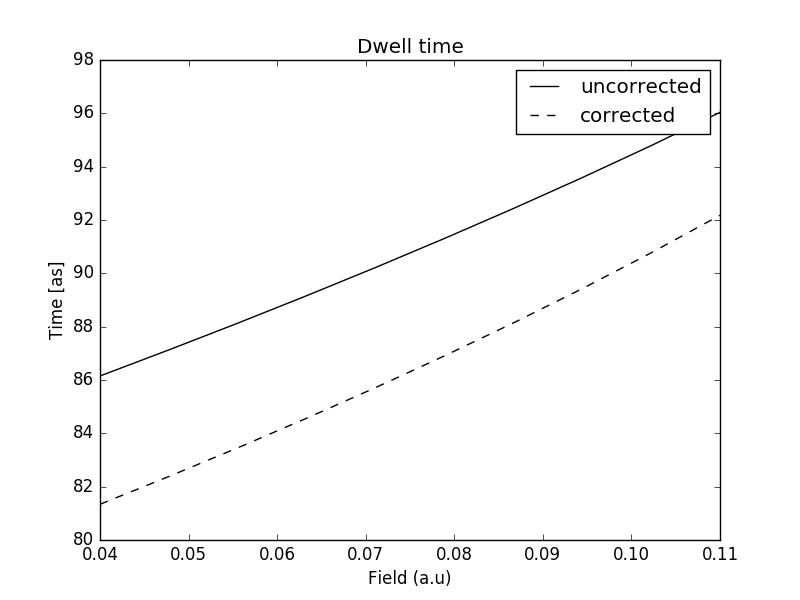

Reproduce this figure in Python.
import numpy as np
import matplotlib.pyplot as plt
from scipy.optimize import brentq
from scipy.integrate import quad, dblquad



alphaI=0.28125
alphaN=1.38
m=0
Io=0.904
B=0.51/2

mu=1 #a.u.
hbar=1 #a.u.
Z=2

Factor=24.18884 #time[as]/a.u.



def I(F):
    
    return Io + ((alphaN-alphaI)*F**2)/(2)

def potential(n):
    
    b2=(Z-1)-(1+m)*np.sqrt(I(F)/2)
    
    t1= b2/(2*n)
    
    t2= n*F/8
    
    t3= (m**2-1)/(8*pow(n,2))
    
    t4=  (alphaI*F/n**2) * np.exp(-3/n)
    
    
    return -t1 - t2 + t3 + t4  +I(F)/4.0


def potential_schro(n):
    
    ro=1/(2*Z)
    
    b2=(Z-1)-(1+m)*np.sqrt(I(F)/2)
    
    t1= b2/(2*n)
    
    t2= n*F/8
    
    t3= (m**2-1)/(8*n**2)
    
    t4=   (alphaI*F/n**2) * np.exp(-3/n)
    
    t5= (1/n +1/(4*ro))*np.exp(-n/(2*ro))
    
    
    return -t1 - t2 + t3 + t4 - t5 +I(F)/4.0

def kappa_C(n):

    return np.sqrt(2*mu*potential_schro(n))/hbar

def kappa(n):
    
    return np.sqrt(2*mu*potential(n))/hbar

def k():
    return np.sqrt(2*mu*I(F)/4)/hbar



'''
-----------------------------FINDING THE TURNING POINTS-----------------------------
'''

#f=np.linspace(0.1,0.8,15)
f=np.linspace(0.04,0.11,10)

Turning_C=[]#Turning points of corrected function
Turning=[]#Turning points of uncorrected function
FILE=open("turning_points.txt","w")
FILE.write("#F T1C T2C T1 T2 \n")
for i in f:
    F=i
    Turning_C.append([F,brentq(potential_schro,0.1,2),brentq(potential_schro,10,50)])
    
    Turning.append([F,brentq(potential,0.1,2),brentq(potential,10,50)])
    
    FILE.write(str(F)+" "+str(Turning_C[-1][1])+" "+str(Turning_C[-1][2])+" "+ str(Turning[-1][1])+" "+str(Turning[-1][2])+"\n")
    
    if(abs(potential_schro(Turning_C[-1][1])>1E-14)):
        print("Turning problem! in C1",str(F), potential_schro(Turning_C[-1][1]))
    
    if(abs(potential_schro(Turning_C[-1][2])>1E-14)):
        print("Turning problem! in C2",str(F),potential_schro(Turning_C[-1][2]))

    if(abs(potential(Turning[-1][1])>1E-14)):
        print("Turning problem! in 1",str(F),potential(Turning[-1][1]))

    if(abs(potential(Turning[-1][2])>1E-14)):
        print("Turning problem! in 2",str(F),potential(Turning[-1][2]))

    #print(F,Turning_C[-1][1],Turning_C[-1][2],Turning[-1][1],Turning[-1][2])
    
    #print(potential_schro(Turning_C[-1][1]),potential_schro(Turning_C[-1][2]),potential(Turning[-1][1]),potential(Turning[-1][2]),"\n")

FILE.close()
#print(Turning)

'''
-----------------------------INTEGRATING-----------------------------
'''


def inte_num(x):
    
    func=lambda y: kappa(y)
    return (np.exp(-2*quad(func,T1,x)[0]))

def inte_exp(T1,T2):
    
    func=lambda y: kappa(y)
    return np.exp(-2*quad(func,T1,T2)[0])


def inte_num_C(x):
    
    func=lambda y: kappa_C(y)
    return (np.exp(-2*quad(func,T1_C,x)[0]))

def inte_exp_C(T1_C,T2_C):
    
    func=lambda y: kappa_C(y)
    return np.exp(-2*quad(func,T1_C,T2_C)[0])



Time=[]
Time_C=[]
W=[]
W_C=[]


'''
DWELL TIME___________________________________________________________
'''



for i in range(len(f)):
    
    F=f[i]
    
    T1=Turning[i][1]
    T2=Turning[i][2]
    W.append(T2-T1)
    
    T1_C=Turning_C[i][1]
    T2_C=Turning_C[i][2]
    W_C.append(T2_C-T1_C)
    
    #print(T1,T2)
    
    func=lambda x: (1/kappa(x))*inte_num(x)
    func_C=lambda x: (1/kappa_C(x))*inte_num_C(x)
    
    
    exponencial=1#inte_exp(T1,T2)
    exponencial_C=1#inte_exp_C(T1_C,T2_C)
    
    Time.append(Factor*quad(func,T1,T2)[0]/exponencial)
    Time_C.append(Factor*quad(func_C,T1_C,T2_C)[0]/exponencial_C)

    print(i)




plt.plot(f,Time,"k",label="uncorrected")
plt.plot(f,Time_C,"k--",label="corrected")
plt.ylabel("Time [as]")
plt.xlabel("Field (a.u)")
plt.title("Dwell time")
plt.legend()
plt.savefig("dwell_time.png")
plt.show()
plt.close()

'''
TRAVERSAL TIME___________________________________________________________
'''


T=[]
T_C=[]


for i in range(len(f)):
    
    F=f[i]
    
    T1=Turning[i][1]
    T2=Turning[i][2]
    
    T1_C=Turning_C[i][1]
    T2_C=Turning_C[i][2]
    
    #print(T1,T2)
    
    func=lambda x: (1/kappa(x))
    func_C=lambda x: (1/kappa_C(x))
    
    T.append(Factor*quad(func,T1,T2)[0])
    T_C.append(Factor*quad(func_C,T1_C,T2_C)[0])


plt.plot(f,T,"k",label="uncorrected")
plt.plot(f,T_C,"k--",label="corrected")
plt.ylabel("Time [as]")
plt.xlabel("Field (a.u)")
plt.title("Traversal time")
plt.legend()
plt.savefig("traversal_time.png")
plt.show()
plt.close()


W_alex=[8.73,10.19,11.96,13.55,15.76,17.22,19.08,20.85]
T_alex=[34.30,39.83,46.29,51.85,60.15,65.68,73.04,79.50]

plt.plot(W,f,label="Width with uncorrected")
plt.plot(W_C,f,label="Width with corrected")
plt.xlabel("Barrier width")
plt.ylabel("Field")
plt.legend()
plt.show()
plt.close()



plt.plot(W,Time,label="Unconrrected")
plt.plot(W_C,Time_C,label="Corrected")
plt.plot(W_alex,T_alex,label="Alex")
plt.xlabel("Barrier width")
plt.ylabel("Time[as]")
plt.legend()
plt.show()
plt.close()





















